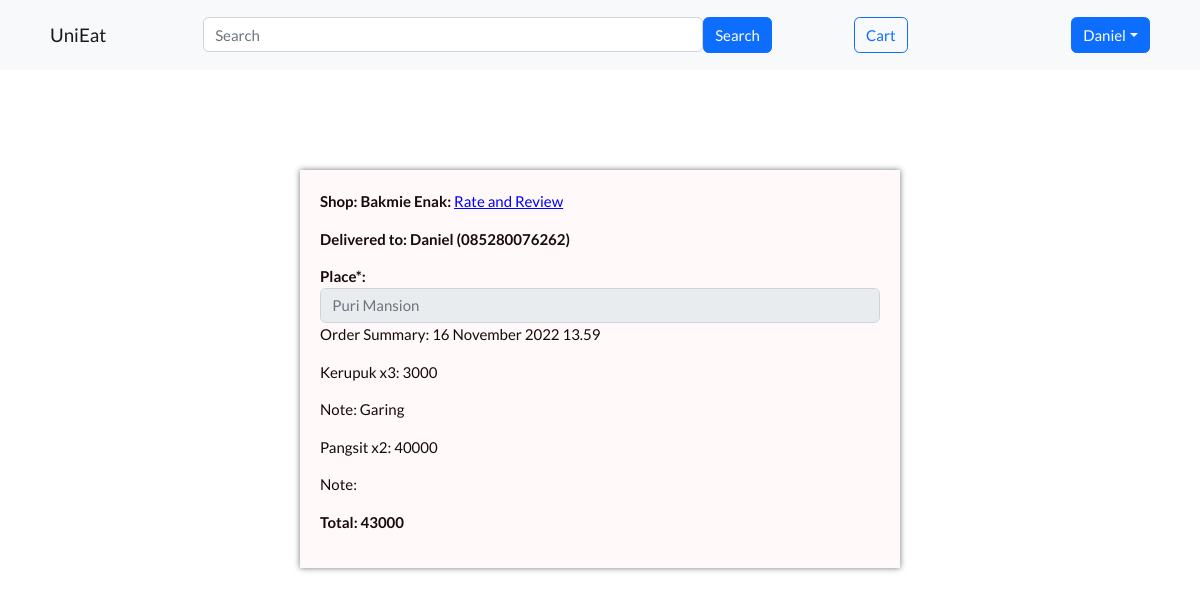
/AMDP3/previousorderdetail.php?shopID=1&orderTime=2022-11-16 13:59:39 (signed in), run on the app's committed database.
### tables this page shows
CREATE TABLE `shop` (
  `shopID` int(11) NOT NULL,
  `shopTitle` varchar(255) NOT NULL,
  `imgUrl` varchar(255) NOT NULL DEFAULT './img/Dummy.png'
);

CREATE TABLE `users` (
  `userID` int(11) NOT NULL,
  `name` varchar(255) NOT NULL,
  `email` varchar(255) NOT NULL,
  `phoneNumber` varchar(255) NOT NULL,
  `userPassword` varchar(255) NOT NULL,
  `userRole` varchar(15) NOT NULL DEFAULT 'customer',
  `gender` varchar(255) NOT NULL DEFAULT 'Male'
);

CREATE TABLE `orders` (
  `orderID` int(11) NOT NULL,
  `shopID` int(11) DEFAULT NULL,
  `itemID` int(11) DEFAULT NULL,
  `userID` int(11) DEFAULT NULL,
  `itemAmount` int(11) DEFAULT NULL,
  `itemNotes` varchar(255) DEFAULT NULL,
  `orderTimeStamp` timestamp NOT NULL DEFAULT current_timestamp(),
  `userAddress` varchar(255) NOT NULL,
  `totalPrice` int(11) NOT NULL,
  `status` varchar(255) NOT NULL DEFAULT 'uncompleted'
);

CREATE TABLE `item` (
  `itemID` int(11) NOT NULL,
  `shopID` int(11) NOT NULL,
  `itemName` varchar(255) DEFAULT NULL,
  `itemDesc` varchar(255) DEFAULT NULL,
  `itemPrice` int(11) DEFAULT NULL,
  `itemImgUrl` varchar(255) NOT NULL
);

### AMDP3/includes/previousorderdetaillogic.php (the view, shortened to what this page needs)
<?php
    $orderTime = $_GET['orderTime'];
    if($_SESSION["role"] == "tenant"){
        $userID = $_GET['userID'];
    } else {
        $userID = $_SESSION['userID'];
    }
    $query = "SELECT *, DATE_FORMAT(orderTimeStamp, '%e %M %Y %H.%i') AS formatedTime FROM orders JOIN shop ON orders.shopID = shop.shopID JOIN users ON orders.userID = users.userID JOIN item ON orders.itemID = item.itemID WHERE orders.userID = $userID AND orderTimeStamp = '$orderTime'";
    $result = $connection->query($query);
    $row = $result->fetch_assoc();
        $shopName = $row["shopTitle"];
        $userName = $row["name"];
        $phoneNumber = $row["phoneNumber"];
        $formatedTime = $row["formatedTime"];
        $totalPriceGlobal = 0;
        $itemName = $row['itemName'];
        $itemAmount = $row['itemAmount'];
        $itemNotes = $row['itemNotes'];
        $totalPrice = $row['itemPrice'] * $itemAmount;
        $userAddress = $row['userAddress'];
        $totalPriceGlobal += $totalPrice;
        echo "
        <div class='cart-container'>
            <p><b>Shop: $shopName: </b><a class='blue-redirect' id='anchor-rate' >Rate and Review</a></p>
            <p><b>Delivered to: $userName ($phoneNumber)</b></p>
            <form action='' method='POST'>
                    <div>
                        <label for=''><b>Place*: </b></label>
                        <input class='form-control' name='address' type='text' placeholder='$userAddress' disabled>
                    </div>
                    <p>Order Summary: $formatedTime</p>
                <div>
                    <p>$itemName x$itemAmount: $totalPrice</p>
                    <p>Note: $itemNotes</p>
                </div>";
            while($row = $result->fetch_assoc()){
                $itemName = $row['itemName'];
                $itemAmount = $row['itemAmount'];
                $itemNotes = $row['itemNotes'];
                $totalPrice = $row['itemPrice'] * $itemAmount;
                $totalPriceGlobal += $totalPrice;
                echo "
                    <div>
                        <p>$itemName x$itemAmount: $totalPrice</p>
                        <p>Note: $itemNotes</p>
                    </div>
                ";
            }
                    echo "
                    <p><b>Total: $totalPriceGlobal</b></p>
            </form>
        </div>";
?>

### AMDP3/style.css (style rules this page uses)
* { font-family: 'Lato', sans-serif; text-decoration: none; color: #180A0A; font-size: 15px; list-style: none; }
.blue-redirect { color: blue; }
.cart-container { width: 100%; padding: 20px; }

### data on the page
shop: shopTitle "Bakmie Enak"
users: name "Daniel", phoneNumber "085280076262"
orders: address "Puri Mansion", itemAmount "3", itemNotes "Garing"
item: itemName "Kerupuk", itemPrice.itemAmount "3000"
orders: itemID.itemName "Pangsit", itemAmount "2", totalPrice "40000"

### other printed values
$_SESSION['name'] "Daniel"
$formatedTime "16 November 2022 13.59"
$totalPriceGlobal "43000"
